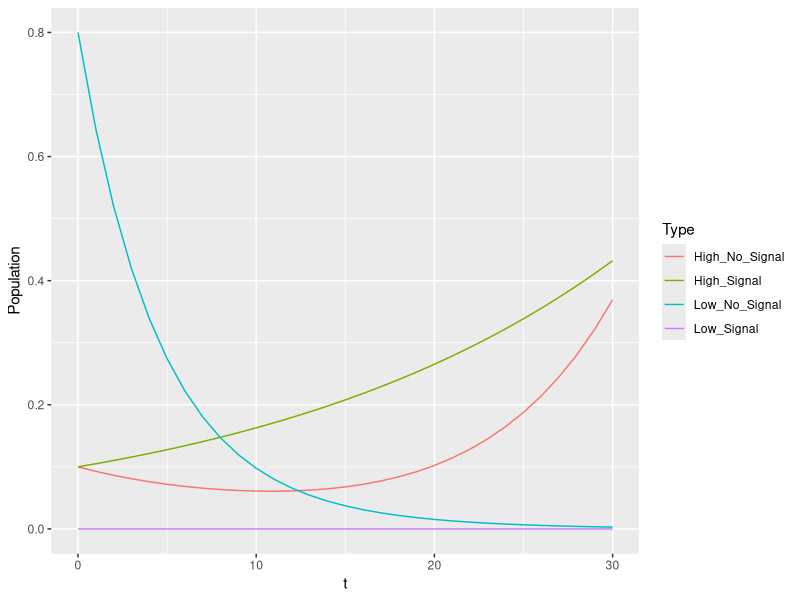
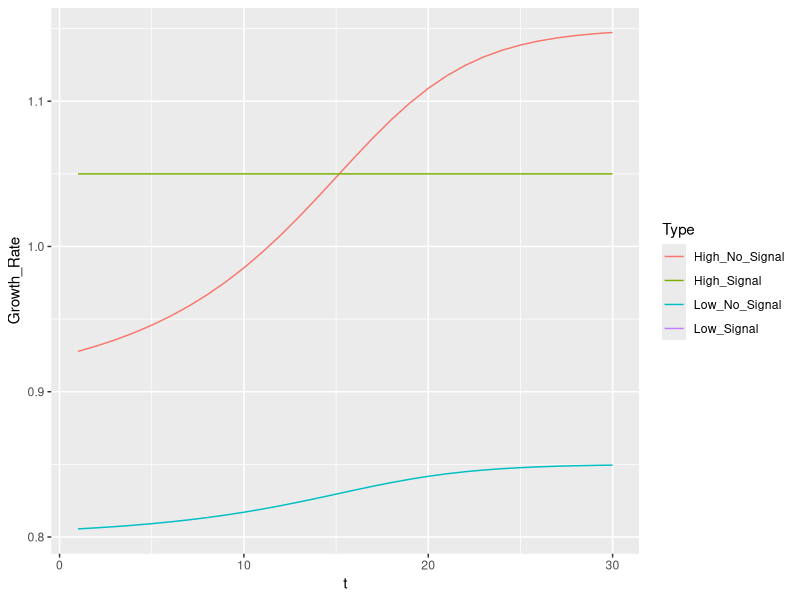
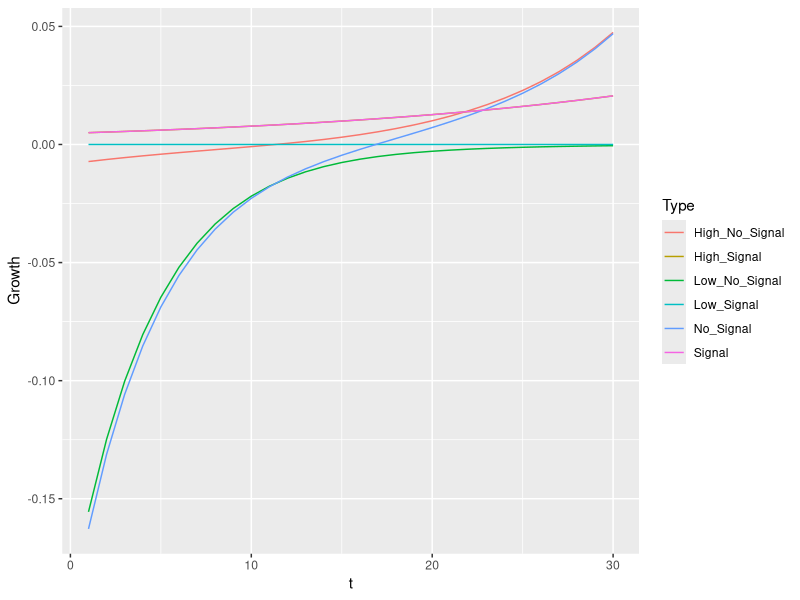
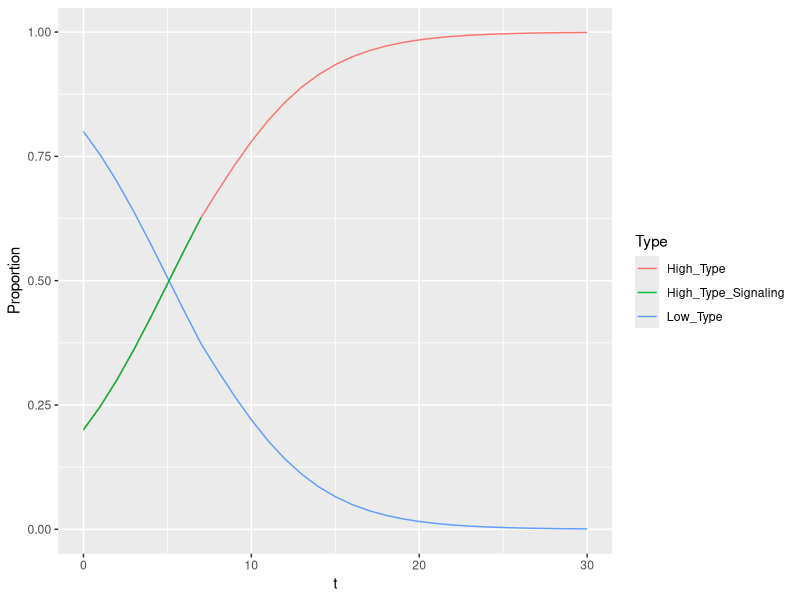
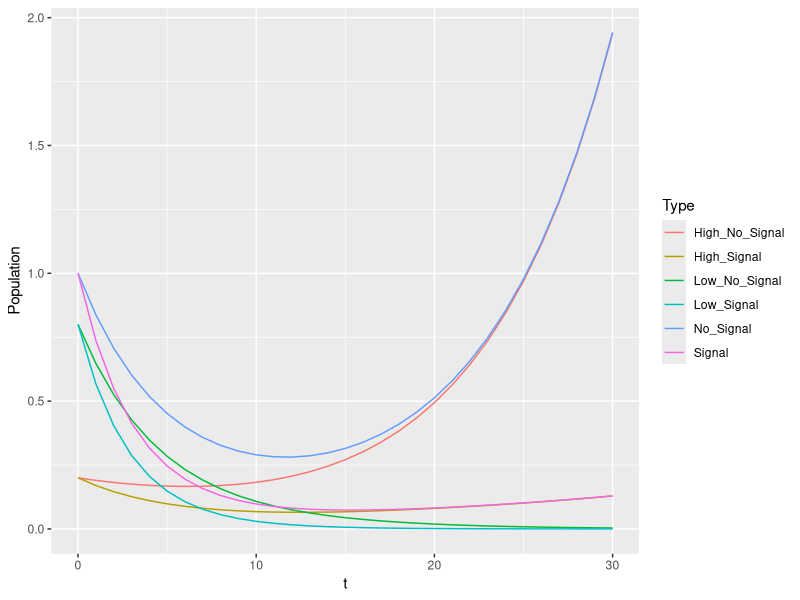
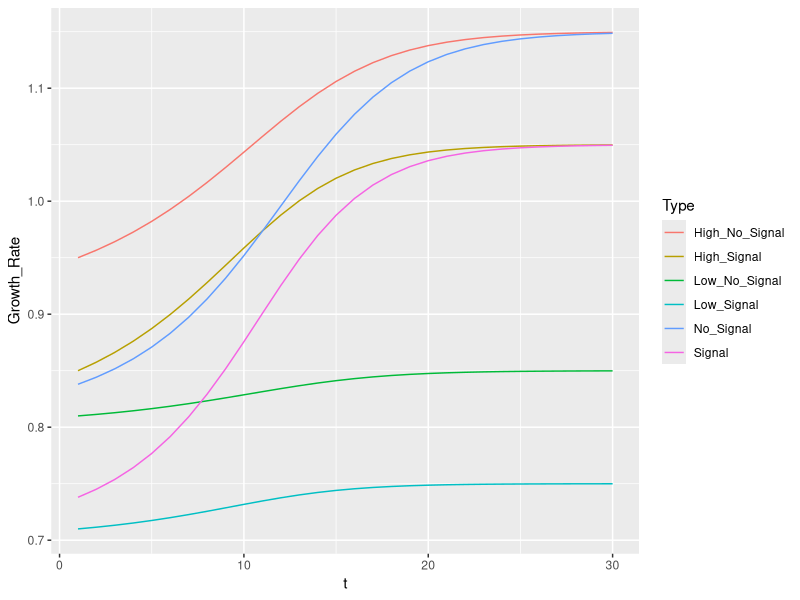
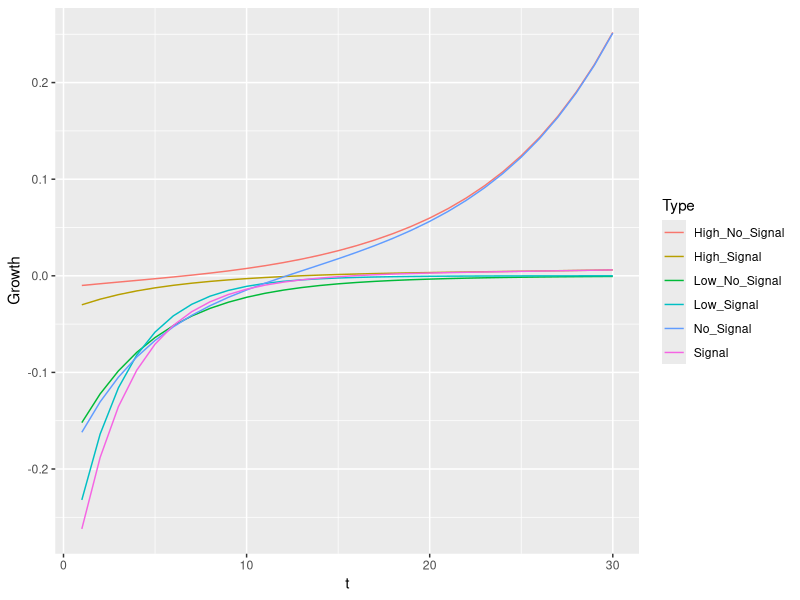
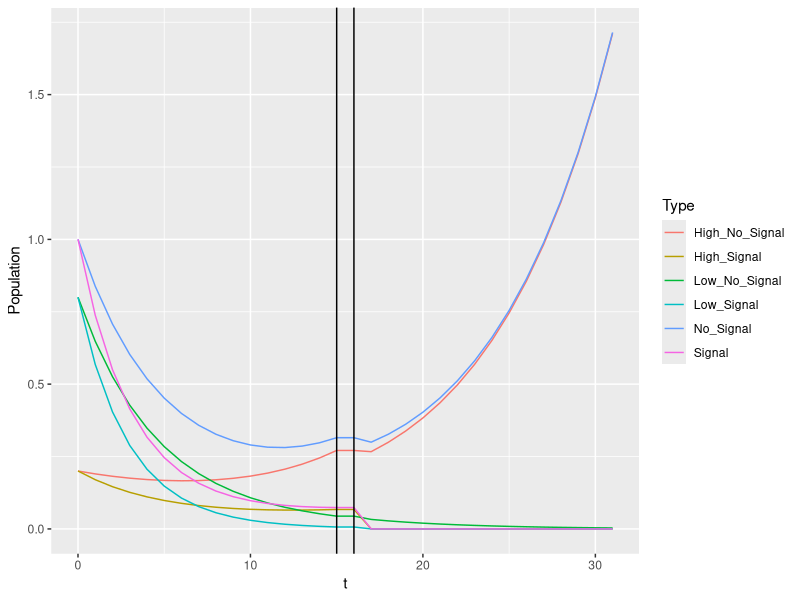

Reproduce these figures in R, in order.
library("tidyverse", "shiny", "stringr")

time = 30
vHH =1.15
vHL = .9
vLH = .85
vLL = .8
K = .1
ratio = .2
ratio_l = 0
ratio_h = .5
pop_grow = "Unbounded exponential growth"
#"Fixed population", "Unbounded exponential growth", "Logistic growth to capacity"
join_scenario = "Fight"
#"Fight", "Merge"
start = 5
beta = .2


evo = function(ratio, ratio_h, ratio_l, vHH, vHL, vLH, vLL, K, time, pop_grow){
  H_N = (1-ratio_h)*ratio
  H_S = ratio_h*ratio
  L_N = (1-ratio_l)*(1-ratio)
  L_S = ratio_l*(1-ratio)
  pop = data.frame(H_N,H_S,L_N,L_S)
  SHH = max(vHH - K, 0)
  SHL = max(vHL - K, 0)
  SLH = max(vLH - K, 0)
  SLL = max(vLL - K, 0)
  payoffs = data.frame(vHH,vHL,vLH,vLL,SHH,SHL,SLH,SLL)
  expected_payoffs = data.frame()
  for(i in 1:time){
    H_N = as.numeric(tail(pop,1)[1])
    H_S = as.numeric(tail(pop,1)[2])
    L_N = as.numeric(tail(pop,1)[3])
    L_S = as.numeric(tail(pop,1)[4])
    S_H = if(H_S+L_S>0){
      H_S/(H_S+L_S)} else {0}
    S_L = 1-S_H
    N_H = if(H_N+L_N>0){
      H_N/(H_N+L_N)} else {0}
    N_L = 1-N_H
    H_N_P = H_N*(N_H*as.numeric(payoffs[1])+N_L*as.numeric(payoffs[2]))
    H_S_P = H_S*(S_H*as.numeric(payoffs[5])+S_L*as.numeric(payoffs[6]))
    L_N_P = L_N*(N_H*as.numeric(payoffs[3])+N_L*as.numeric(payoffs[4]))
    L_S_P = L_S*(S_H*as.numeric(payoffs[7])+S_L*as.numeric(payoffs[8]))
    if (pop_grow == "Fixed population"){
      Total_P = H_N_P+H_S_P+L_N_P+L_S_P
      expected_payoffs1 = data.frame(High_No_Signal = H_N_P/(H_N*Total_P), High_Signal = H_S_P/(H_S*Total_P), Low_No_Signal = L_N_P/(L_N*Total_P), Low_Signal = L_S_P/(L_S*Total_P))
      H_N = H_N_P/Total_P
      H_S = H_S_P/Total_P
      L_N = L_N_P/Total_P
      L_S = L_S_P/Total_P
    }
    if (pop_grow == "Unbounded exponential growth") {
      expected_payoffs1 = data.frame(High_No_Signal = H_N_P/H_N, High_Signal = H_S_P/H_S, Low_No_Signal = L_N_P/L_N, Low_Signal = L_S_P/L_S)
      H_N = H_N_P
      H_S = H_S_P
      L_N = L_N_P
      L_S = L_S_P
    }
    pop1 = data.frame(H_N,H_S,L_N,L_S)
    pop = rbind(pop, pop1)
    expected_payoffs = rbind(expected_payoffs, expected_payoffs1)
  }
  
  growth = pop[2:(time+1),]-pop[1:time,]
  growth = growth %>%
    rename(High_No_Signal = H_N,
           High_Signal = H_S,
           Low_No_Signal = L_N,
           Low_Signal = L_S) %>%
    mutate(t = 1:time,
           Signal = High_Signal + Low_Signal,
           No_Signal = High_No_Signal + Low_No_Signal) %>%
    gather("No_Signal", "High_No_Signal", "Low_No_Signal", "Signal", "High_Signal", "Low_Signal", key = Type, value = "Growth")
  
  pop = pop %>%
    rename(High_No_Signal = H_N,
           High_Signal = H_S,
           Low_No_Signal = L_N,
           Low_Signal = L_S) %>%
    mutate(t = 0:time) %>%
    gather("High_No_Signal", "Low_No_Signal", "High_Signal", "Low_Signal", key = Type, value = "Population")
  
  expected_payoffs = expected_payoffs %>%
    mutate(t = 1:time) %>%
    gather("High_No_Signal", "Low_No_Signal", "High_Signal", "Low_Signal", key = Type, value = "Growth_Rate")
  list(pop, expected_payoffs, growth)
}

pop_evo = evo(ratio, ratio_h, ratio_l, vHH, vHL, vLH, vLL, K, time, pop_grow)[[1]]
rate_evo = evo(ratio, ratio_h, ratio_l, vHH, vHL, vLH, vLL, K, time, pop_grow)[[2]]
grow_evo = evo(ratio, ratio_h, ratio_l, vHH, vHL, vLH, vLL, K, time, pop_grow)[[3]]



ggplot(data = pop_evo, aes(x = t, y = Population, color = Type)) +
  geom_line()

ggplot(data = rate_evo, aes(x = t, y = Growth_Rate, color = Type)) +
  geom_line()

ggplot(data = grow_evo, aes(x = t, y = Growth, color = Type)) +
  geom_line()

evo_elect = function(ratio, vHH, vHL, vLH, vLL, K, time){
  SHH = max(vHH - K, 0)
  SHL = max(vHL - K, 0)
  SLH = max(vLH - K, 0)
  SLL = max(vLL - K, 0)
  payoffs = data.frame(vHH,vHL,vLH,vLL,SHH,SHL,SLH,SLL)
  H = ratio
  L = 1-ratio
  vH = H*vHH+L*vHL
  if(SHH>vH){
    S = 1
  } else {
    S = 0
  }
  pop = data.frame(H,L,S)
  for(i in 1:time){
    H = as.numeric(tail(pop,1)[1])
    L = as.numeric(tail(pop,1)[2])
    vH = H*as.numeric(payoffs[1])+L*as.numeric(payoffs[2])
    if(SHH>vH){
      S = 1
      H_P = H*SHH
    } else {
      S = 0
      H_P = H*vH
    }
    L_P = L*((1-S)*(H*vLH+L*vLL)+S*vLL)
    Total_P = H_P+L_P
    H = H_P/Total_P
    L = L_P/Total_P
    pop1 = data.frame(H,L,S)
    pop = rbind(pop, pop1)
  }
  pop = pop %>%
    rename(High_Type = H,
           Low_Type = L,
           Signal = S) %>%
    mutate(t = 0:time) %>%
    gather("High_Type", "Low_Type", key = Type, value = Proportion)
  pop$Signal[pop$Type=="Low_Type"]=0
  pop$Signal = as.factor(pop$Signal)
  pop
}

pop_evo_elect = evo_elect(ratio, vHH, vHL, vLH, vLL, K, time)

pop_evo_electS = pop_evo_elect %>%
  filter(Signal == 1)
pop_evo_electS$Type = "High_Type_Signaling"

ggplot(data = pop_evo_elect, aes(x = t, y = Proportion, color = Type)) +
  geom_line()+
  geom_line(data = pop_evo_electS, aes(x = t, y = Proportion, color = Type))

evo_apart = function(ratio, vHH, vHL, vLH, vLL, K, time, pop_grow){
  H_N = ratio
  H_S = ratio
  L_N = 1-ratio
  L_S = 1-ratio
  pop = data.frame(H_N,H_S,L_N,L_S)
  SHH = max(vHH - K, 0)
  SHL = max(vHL - K, 0)
  SLH = max(vLH - K, 0)
  SLL = max(vLL - K, 0)
  payoffs = data.frame(vHH,vHL,vLH,vLL,SHH,SHL,SLH,SLL)
  expected_payoffs = data.frame()
  group_payoffs = data.frame()
  for(i in 1:time){
    H_N = as.numeric(tail(pop,1)[1])
    H_S = as.numeric(tail(pop,1)[2])
    L_N = as.numeric(tail(pop,1)[3])
    L_S = as.numeric(tail(pop,1)[4])
    S_H = if(H_S+L_S>0){
      H_S/(H_S+L_S)} else {0}
    S_L = 1-S_H
    N_H = if(H_N+L_N>0){
      H_N/(H_N+L_N)} else {0}
    N_L = 1-N_H
    H_N_P = H_N*(N_H*as.numeric(payoffs[1])+N_L*as.numeric(payoffs[2]))
    H_S_P = H_S*(S_H*as.numeric(payoffs[5])+S_L*as.numeric(payoffs[6]))
    L_N_P = L_N*(N_H*as.numeric(payoffs[3])+N_L*as.numeric(payoffs[4]))
    L_S_P = L_S*(S_H*as.numeric(payoffs[7])+S_L*as.numeric(payoffs[8]))
    if (pop_grow == "Fixed population"){
      Total_N_P = H_N_P+L_N_P
      Total_S_P = H_S_P+L_S_P
      expected_payoffs1 = data.frame(High_No_Signal = H_N_P/(H_N*Total_N_P), High_Signal = H_S_P/(H_S*Total_S_P), Low_No_Signal = L_N_P/(L_N*Total_N_P), Low_Signal = L_S_P/(L_S*Total_S_P))
      H_N = H_N_P/Total_N_P
      H_S = H_S_P/Total_S_P
      L_N = L_N_P/Total_N_P
      L_S = L_S_P/Total_S_P
    }
    if (pop_grow == "Unbounded exponential growth") {
      expected_payoffs1 = data.frame(High_No_Signal = H_N_P/H_N, High_Signal = H_S_P/H_S, Low_No_Signal = L_N_P/L_N, Low_Signal = L_S_P/L_S)
      H_N = H_N_P
      H_S = H_S_P
      L_N = L_N_P
      L_S = L_S_P
    }
    pop1 = data.frame(H_N,H_S,L_N,L_S)
    pop = rbind(pop, pop1)
    group_payoffs1 = data.frame(No_Signal = expected_payoffs1[[1]]*N_H + expected_payoffs1[[3]]*N_L, Signal = expected_payoffs1[[2]]*S_H + expected_payoffs1[[4]]*S_L)
    group_payoffs = rbind(group_payoffs, group_payoffs1)
    expected_payoffs = rbind(expected_payoffs, expected_payoffs1)
  }
  growth = pop[2:(time+1),]-pop[1:time,]
  growth = growth %>%
    rename(High_No_Signal = H_N,
           High_Signal = H_S,
           Low_No_Signal = L_N,
           Low_Signal = L_S) %>%
    mutate(t = 1:time,
           Signal = High_Signal + Low_Signal,
           No_Signal = High_No_Signal + Low_No_Signal) %>%
    gather("No_Signal", "High_No_Signal", "Low_No_Signal", "Signal", "High_Signal", "Low_Signal", key = Type, value = "Growth")
  
  pop = pop %>%
    rename(High_No_Signal = H_N,
           High_Signal = H_S,
           Low_No_Signal = L_N,
           Low_Signal = L_S) %>%
    mutate(t = 0:time,
           Signal = High_Signal + Low_Signal,
           No_Signal = High_No_Signal + Low_No_Signal) %>%
    gather("No_Signal", "High_No_Signal", "Low_No_Signal", "Signal", "High_Signal", "Low_Signal", key = Type, value = "Population")
  
  expected_payoffs = cbind(expected_payoffs,group_payoffs)
  expected_payoffs = expected_payoffs %>%
    mutate(t = 1:time) %>%
    gather("No_Signal", "High_No_Signal", "Low_No_Signal", "Signal", "High_Signal", "Low_Signal", key = Type, value = "Growth_Rate")
  list(pop, expected_payoffs, growth)
}

pop_evo_A = evo_apart(ratio, vHH, vHL, vLH, vLL, K, time, pop_grow)[[1]]
rate_evo_A = evo_apart(ratio, vHH, vHL, vLH, vLL, K, time, pop_grow)[[2]]
grow_evo_A = evo_apart(ratio, vHH, vHL, vLH, vLL, K, time, pop_grow)[[3]]

ggplot(data = pop_evo_A, aes(x = t, y = Population, color = Type)) +
  geom_line()

ggplot(data = rate_evo_A, aes(x = t, y = Growth_Rate, color = Type))+
  geom_line()

ggplot(data = grow_evo_A, aes(x = t, y = Growth, color = Type))+
  geom_line()

evo_join = function(ratio, vHH, vHL, vLH, vLL, K, time, pop_grow, join_scenario){
  H_N = ratio
  H_S = ratio
  L_N = 1-ratio
  L_S = 1-ratio
  pop = data.frame(H_N,H_S,L_N,L_S)
  SHH = max(vHH - K, 0)
  SHL = max(vHL - K, 0)
  SLH = max(vLH - K, 0)
  SLL = max(vLL - K, 0)
  payoffs = data.frame(vHH,vHL,vLH,vLL,SHH,SHL,SLH,SLL)
  expected_payoffs = data.frame()
  group_payoffs = data.frame()
  for(i in 1:ceiling(time/2)){
    H_N = as.numeric(tail(pop,1)[1])
    H_S = as.numeric(tail(pop,1)[2])
    L_N = as.numeric(tail(pop,1)[3])
    L_S = as.numeric(tail(pop,1)[4])
    S_H = if(H_S+L_S>0){
      H_S/(H_S+L_S)} else {0}
    S_L = 1-S_H
    N_H = if(H_N+L_N>0){
      H_N/(H_N+L_N)} else {0}
    N_L = 1-N_H
    H_N_P = H_N*(N_H*as.numeric(payoffs[1])+N_L*as.numeric(payoffs[2]))
    H_S_P = H_S*(S_H*as.numeric(payoffs[5])+S_L*as.numeric(payoffs[6]))
    L_N_P = L_N*(N_H*as.numeric(payoffs[3])+N_L*as.numeric(payoffs[4]))
    L_S_P = L_S*(S_H*as.numeric(payoffs[7])+S_L*as.numeric(payoffs[8]))
    if (pop_grow == "Fixed population"){
      Total_N_P = H_N_P+L_N_P
      Total_S_P = H_S_P+L_S_P
      expected_payoffs1 = data.frame(High_No_Signal = H_N_P/(H_N*Total_N_P), High_Signal = H_S_P/(H_S*Total_S_P), Low_No_Signal = L_N_P/(L_N*Total_N_P), Low_Signal = L_S_P/(L_S*Total_S_P))
      H_N = H_N_P/Total_N_P
      H_S = H_S_P/Total_S_P
      L_N = L_N_P/Total_N_P
      L_S = L_S_P/Total_S_P
    }
    if (pop_grow == "Unbounded exponential growth") {
      expected_payoffs1 = data.frame(High_No_Signal = H_N_P/H_N, High_Signal = H_S_P/H_S, Low_No_Signal = L_N_P/L_N, Low_Signal = L_S_P/L_S)
      H_N = H_N_P
      H_S = H_S_P
      L_N = L_N_P
      L_S = L_S_P
    }
    pop1 = data.frame(H_N,H_S,L_N,L_S)
    pop = rbind(pop, pop1)
    group_payoffs1 = data.frame(No_Signal = expected_payoffs1[[1]]*N_H + expected_payoffs1[[3]]*N_L, Signal = expected_payoffs1[[2]]*S_H + expected_payoffs1[[4]]*S_L)
    group_payoffs = rbind(group_payoffs, group_payoffs1)
    expected_payoffs = rbind(expected_payoffs, expected_payoffs1)
  }
  if (join_scenario == "Merge"){
    if (pop_grow == "Fixed population"){
      pop1 = pop1/2
      pop = rbind(pop,pop1)
      group_payoffs1 = group_payoffs1/2
      group_payoffs = rbind(group_payoffs, group_payoffs1)
      expected_payoffs1 = expected_payoffs1/2
      expected_payoffs = rbind(expected_payoffs, expected_payoffs1)
      for(i in (ceiling(time/2)+1):time){
        H_N = as.numeric(tail(pop,1)[1])
        H_S = as.numeric(tail(pop,1)[2])
        L_N = as.numeric(tail(pop,1)[3])
        L_S = as.numeric(tail(pop,1)[4])
        S_H = if(H_S+L_S>0){
          H_S/(H_S+L_S)} else {0}
        S_L = 1-S_H
        N_H = if(H_N+L_N>0){
          H_N/(H_N+L_N)} else {0}
        N_L = 1-N_H
        H_N_P = H_N*(N_H*as.numeric(payoffs[1])+N_L*as.numeric(payoffs[2]))
        H_S_P = H_S*(S_H*as.numeric(payoffs[5])+S_L*as.numeric(payoffs[6]))
        L_N_P = L_N*(N_H*as.numeric(payoffs[3])+N_L*as.numeric(payoffs[4]))
        L_S_P = L_S*(S_H*as.numeric(payoffs[7])+S_L*as.numeric(payoffs[8]))
        Total_P = H_N_P+L_N_P+H_S_P+L_S_P
        expected_payoffs1 = data.frame(High_No_Signal = H_N_P/(H_N*Total_P), High_Signal = H_S_P/(H_S*Total_P), Low_No_Signal = L_N_P/(L_N*Total_P), Low_Signal = L_S_P/(L_S*Total_P))
        H_N = H_N_P/Total_P
        H_S = H_S_P/Total_P
        L_N = L_N_P/Total_P
        L_S = L_S_P/Total_P
        pop1 = data.frame(H_N,H_S,L_N,L_S)
        pop = rbind(pop, pop1)
        group_payoffs1 = data.frame(No_Signal = expected_payoffs1[[1]]*N_H + expected_payoffs1[[3]]*N_L, Signal = expected_payoffs1[[2]]*S_H + expected_payoffs1[[4]]*S_L)
        group_payoffs = rbind(group_payoffs, group_payoffs1)
        expected_payoffs = rbind(expected_payoffs, expected_payoffs1)
      }
    }
    if (pop_grow == "Unbounded exponential growth"){
      pop = rbind(pop,pop1)
      group_payoffs = rbind(group_payoffs, group_payoffs1)
      expected_payoffs = rbind(expected_payoffs, expected_payoffs1)
      for(i in (ceiling(time/2)+1):time){
        H_N = as.numeric(tail(pop,1)[1])
        H_S = as.numeric(tail(pop,1)[2])
        L_N = as.numeric(tail(pop,1)[3])
        L_S = as.numeric(tail(pop,1)[4])
        S_H = if(H_S+L_S>0){
          H_S/(H_S+L_S)} else {0}
        S_L = 1-S_H
        N_H = if(H_N+L_N>0){
          H_N/(H_N+L_N)} else {0}
        N_L = 1-N_H
        H_N_P = H_N*(N_H*as.numeric(payoffs[1])+N_L*as.numeric(payoffs[2]))
        H_S_P = H_S*(S_H*as.numeric(payoffs[5])+S_L*as.numeric(payoffs[6]))
        L_N_P = L_N*(N_H*as.numeric(payoffs[3])+N_L*as.numeric(payoffs[4]))
        L_S_P = L_S*(S_H*as.numeric(payoffs[7])+S_L*as.numeric(payoffs[8]))
        expected_payoffs1 = data.frame(High_No_Signal = H_N_P/H_N, High_Signal = H_S_P/H_S, Low_No_Signal = L_N_P/L_N, Low_Signal = L_S_P/L_S)
        H_N = H_N_P
        H_S = H_S_P
        L_N = L_N_P
        L_S = L_S_P
        pop1 = data.frame(H_N,H_S,L_N,L_S)
        pop = rbind(pop, pop1)
        group_payoffs1 = data.frame(No_Signal = expected_payoffs1[[1]]*N_H + expected_payoffs1[[3]]*N_L, Signal = expected_payoffs1[[2]]*S_H + expected_payoffs1[[4]]*S_L)
        group_payoffs = rbind(group_payoffs, group_payoffs1)
        expected_payoffs = rbind(expected_payoffs, expected_payoffs1)
      }
    }
  }
  if (join_scenario == "Fight"){
    if (pop_grow == "Fixed population"){
      pop1 = pop1/2
      pop = rbind(pop,pop1)
      group_payoffs1 = group_payoffs1/2
      group_payoffs = rbind(group_payoffs, group_payoffs1)
      expected_payoffs1 = expected_payoffs1/2
      expected_payoffs = rbind(expected_payoffs, expected_payoffs1)
      for(i in (ceiling(time/2)+1):time){
        H_N = as.numeric(tail(pop,1)[1])
        H_S = as.numeric(tail(pop,1)[2])
        L_N = as.numeric(tail(pop,1)[3])
        L_S = as.numeric(tail(pop,1)[4])
        #Fight where each kills .5 of other group
        S_D = (H_S+L_S)*.5
        N_D = (H_N+L_N)*.5
        S_H = if(H_S+L_S>0){
          H_S/(H_S+L_S)} else {0}
        S_L = 1-S_H
        N_H = if(H_N+L_N>0){
          H_N/(H_N+L_N)} else {0}
        N_L = 1-N_H
        H_N = max(H_N-S_D*N_H,0)
        H_S = max(H_S-N_D*S_H,0)
        L_N = max(L_N-S_D*N_L,0)
        L_S = max(L_S-N_D*S_L,0)
        #Reproduce
        S_H = if(H_S+L_S>0){
          H_S/(H_S+L_S)} else {0}
        S_L = 1-S_H
        N_H = if(H_N+L_N>0){
          H_N/(H_N+L_N)} else {0}
        N_L = 1-N_H
        H_N_P = H_N*(N_H*as.numeric(payoffs[1])+N_L*as.numeric(payoffs[2]))
        H_S_P = H_S*(S_H*as.numeric(payoffs[5])+S_L*as.numeric(payoffs[6]))
        L_N_P = L_N*(N_H*as.numeric(payoffs[3])+N_L*as.numeric(payoffs[4]))
        L_S_P = L_S*(S_H*as.numeric(payoffs[7])+S_L*as.numeric(payoffs[8]))
        Total_P = H_N_P+L_N_P+H_S_P+L_S_P
        expected_payoffs1 = data.frame(High_No_Signal = H_N_P/(H_N*Total_P), High_Signal = H_S_P/(H_S*Total_P), Low_No_Signal = L_N_P/(L_N*Total_P), Low_Signal = L_S_P/(L_S*Total_P))
        H_N = H_N_P/Total_P
        H_S = H_S_P/Total_P
        L_N = L_N_P/Total_P
        L_S = L_S_P/Total_P
        pop1 = data.frame(H_N,H_S,L_N,L_S)
        pop = rbind(pop, pop1)
        group_payoffs1 = data.frame(No_Signal = expected_payoffs1[[1]]*N_H + expected_payoffs1[[3]]*N_L, Signal = expected_payoffs1[[2]]*S_H + expected_payoffs1[[4]]*S_L)
        group_payoffs = rbind(group_payoffs, group_payoffs1)
        expected_payoffs = rbind(expected_payoffs, expected_payoffs1)
      }
    }
    if (pop_grow == "Unbounded exponential growth"){
      pop = rbind(pop,pop1)
      group_payoffs = rbind(group_payoffs, group_payoffs1)
      expected_payoffs = rbind(expected_payoffs, expected_payoffs1)
      for(i in (ceiling(time/2)+1):time){
        H_N = as.numeric(tail(pop,1)[1])
        H_S = as.numeric(tail(pop,1)[2])
        L_N = as.numeric(tail(pop,1)[3])
        L_S = as.numeric(tail(pop,1)[4])
        #Fight where each kills .5 of other group
        S_D = (H_S+L_S)*.5
        N_D = (H_N+L_N)*.5
        S_H = if(H_S+L_S>0){
          H_S/(H_S+L_S)} else {0}
        S_L = 1-S_H
        N_H = if(H_N+L_N>0){
          H_N/(H_N+L_N)} else {0}
        N_L = 1-N_H
        H_N = max(H_N-S_D*N_H,0)
        H_S = max(H_S-N_D*S_H,0)
        L_N = max(L_N-S_D*N_L,0)
        L_S = max(L_S-N_D*S_L,0)
        #Reproduce
        S_H = if(H_S+L_S>0){
          H_S/(H_S+L_S)} else {0}
        S_L = 1-S_H
        N_H = if(H_N+L_N>0){
          H_N/(H_N+L_N)} else {0}
        N_L = 1-N_H
        H_N_P = H_N*(N_H*as.numeric(payoffs[1])+N_L*as.numeric(payoffs[2]))
        H_S_P = H_S*(S_H*as.numeric(payoffs[5])+S_L*as.numeric(payoffs[6]))
        L_N_P = L_N*(N_H*as.numeric(payoffs[3])+N_L*as.numeric(payoffs[4]))
        L_S_P = L_S*(S_H*as.numeric(payoffs[7])+S_L*as.numeric(payoffs[8]))
        expected_payoffs1 = data.frame(High_No_Signal = H_N_P/H_N, High_Signal = H_S_P/H_S, Low_No_Signal = L_N_P/L_N, Low_Signal = L_S_P/L_S)
        H_N = H_N_P
        H_S = H_S_P
        L_N = L_N_P
        L_S = L_S_P
        pop1 = data.frame(H_N,H_S,L_N,L_S)
        pop = rbind(pop, pop1)
        group_payoffs1 = data.frame(No_Signal = expected_payoffs1[[1]]*N_H + expected_payoffs1[[3]]*N_L, Signal = expected_payoffs1[[2]]*S_H + expected_payoffs1[[4]]*S_L)
        group_payoffs = rbind(group_payoffs, group_payoffs1)
        expected_payoffs = rbind(expected_payoffs, expected_payoffs1)
      }
    }
  }
  growth = pop[2:(time+2),]-pop[1:(time+1),]
  growth[ceiling(time/2)+1,]=NA
  growth = growth %>%
    rename(High_No_Signal = H_N,
           High_Signal = H_S,
           Low_No_Signal = L_N,
           Low_Signal = L_S) %>%
    mutate(t = 1:(time+1),
           Signal = High_Signal + Low_Signal,
           No_Signal = High_No_Signal + Low_No_Signal) %>%
    gather("No_Signal", "High_No_Signal", "Low_No_Signal", "Signal", "High_Signal", "Low_Signal", key = Type, value = "Growth")
  
  pop = pop %>%
    rename(High_No_Signal = H_N,
           High_Signal = H_S,
           Low_No_Signal = L_N,
           Low_Signal = L_S) %>%
    mutate(t = 0:(time+1),
           Signal = High_Signal + Low_Signal,
           No_Signal = High_No_Signal + Low_No_Signal) %>%
    gather("No_Signal", "High_No_Signal", "Low_No_Signal", "Signal", "High_Signal", "Low_Signal", key = Type, value = "Population")
  
  expected_payoffs = cbind(expected_payoffs,group_payoffs)
  expected_payoffs[ceiling(time/2)+1,]=NA
  expected_payoffs = expected_payoffs %>%
    mutate(t = 1:(time+1)) %>%
    gather("No_Signal", "High_No_Signal", "Low_No_Signal", "Signal", "High_Signal", "Low_Signal", key = Type, value = "Growth_Rate")
  list(pop, expected_payoffs, growth)
}

test=evo_join(ratio, vHH, vHL, vLH, vLL, K, time, pop_grow, join_scenario)


ggplot(data = test[[1]], aes(x = t, y = Population, color = Type)) +
  geom_line()+
  geom_vline(xintercept = ceiling(time/2))+
  geom_vline(xintercept = ceiling(time/2)+1)

ggplot(data = test[[2]], aes(x = t, y = Growth_Rate, color = Type)) +
  geom_line()+
  geom_vline(xintercept = ceiling(time/2))+
  geom_vline(xintercept = ceiling(time/2)+2)

ggplot(data = test[[3]], aes(x = t, y = Growth, color = Type)) +
  geom_line()+
  geom_vline(xintercept = ceiling(time/2))+
  geom_vline(xintercept = ceiling(time/2)+2)

evo_apart_high = function(ratio, vHH, vHL, vLH, vLL, K, time, pop_grow){
  H_N = ratio
  H_S = ratio
  L_N = 1-ratio
  L_S = 1-ratio
  pop = data.frame(H_N,H_S,L_N,L_S)
  SHH = max(vHH - K, 0)
  SHL = max(vHL - K, 0)
  SLH = max(vLH - K, 0)
  SLL = max(vLL - K, 0)
  payoffs = data.frame(vHH,vHL,vLH,vLL,SHH,SHL,SLH,SLL)
  expected_payoffs = data.frame()
  group_payoffs = data.frame()
  for(i in 1:time){
    H_N = as.numeric(tail(pop,1)[1])
    H_S = as.numeric(tail(pop,1)[2])
    L_N = as.numeric(tail(pop,1)[3])
    L_S = as.numeric(tail(pop,1)[4])
    S_H = if(H_S+L_S>0){
      H_S/(H_S+L_S)} else {0}
    S_L = 1-S_H
    N_H = if(H_N+L_N>0){
      H_N/(H_N+L_N)} else {0}
    N_L = 1-N_H
    H_N_P = H_N*(N_H*as.numeric(payoffs[1])+N_L*as.numeric(payoffs[2]))
    H_S_P = SHH*H_S
    L_N_P = L_N*(N_H*as.numeric(payoffs[3])+N_L*as.numeric(payoffs[4]))
    L_S_P = vLL*L_S
    if (pop_grow == "Fixed population"){
      Total_N_P = H_N_P+L_N_P
      Total_S_P = H_S_P+L_S_P
      expected_payoffs1 = data.frame(High_No_Signal = H_N_P/(H_N*Total_N_P), High_Signal = H_S_P/(H_S*Total_S_P), Low_No_Signal = L_N_P/(L_N*Total_N_P), Low_Signal = L_S_P/(L_S*Total_S_P))
      H_N = H_N_P/Total_N_P
      H_S = H_S_P/Total_S_P
      L_N = L_N_P/Total_N_P
      L_S = L_S_P/Total_S_P
    }
    if (pop_grow == "Unbounded exponential growth") {
      expected_payoffs1 = data.frame(High_No_Signal = H_N_P/H_N, High_Signal = H_S_P/H_S, Low_No_Signal = L_N_P/L_N, Low_Signal = L_S_P/L_S)
      H_N = H_N_P
      H_S = H_S_P
      L_N = L_N_P
      L_S = L_S_P
    }
    pop1 = data.frame(H_N,H_S,L_N,L_S)
    pop = rbind(pop, pop1)
    group_payoffs1 = data.frame(No_Signal = expected_payoffs1[[1]]*N_H + expected_payoffs1[[3]]*N_L, Signal = expected_payoffs1[[2]]*S_H + expected_payoffs1[[4]]*S_L)
    group_payoffs = rbind(group_payoffs, group_payoffs1)
    expected_payoffs = rbind(expected_payoffs, expected_payoffs1)
  }
  growth = pop[2:(time+1),]-pop[1:time,]
  growth = growth %>%
    rename(High_No_Signal = H_N,
           High_Signal = H_S,
           Low_No_Signal = L_N,
           Low_Signal = L_S) %>%
    mutate(t = 1:time,
           Signal = High_Signal + Low_Signal,
           No_Signal = High_No_Signal + Low_No_Signal) %>%
    gather("No_Signal", "High_No_Signal", "Low_No_Signal", "Signal", "High_Signal", "Low_Signal", key = Type, value = "Growth")
  
  pop = pop %>%
    rename(High_No_Signal = H_N,
           High_Signal = H_S,
           Low_No_Signal = L_N,
           Low_Signal = L_S) %>%
    mutate(t = 0:time,
           Signal = High_Signal + Low_Signal,
           No_Signal = High_No_Signal + Low_No_Signal) %>%
    gather("No_Signal", "High_No_Signal", "Low_No_Signal", "Signal", "High_Signal", "Low_Signal", key = Type, value = "Population")
  
  expected_payoffs = cbind(expected_payoffs,group_payoffs)
  expected_payoffs = expected_payoffs %>%
    mutate(t = 1:time) %>%
    gather("No_Signal", "High_No_Signal", "Low_No_Signal", "Signal", "High_Signal", "Low_Signal", key = Type, value = "Growth_Rate")
  list(pop, expected_payoffs, growth)
}

pop_evo_A_H = evo_apart_high(ratio, vHH, vHL, vLH, vLL, K, time,pop_grow)[[1]]
rate_evo_A_H = evo_apart_high(ratio, vHH, vHL, vLH, vLL, K, time, pop_grow)[[2]]
grow_evo_A_H = evo_apart_high(ratio, vHH, vHL, vLH, vLL, K, time, pop_grow)[[3]]

ggplot(data = pop_evo_A_H, aes(x = t, y = Population, color = Type)) +
  geom_line()

ggplot(data = rate_evo_A_H, aes(x = t, y = Growth_Rate, color = Type))+
  geom_line()

ggplot(data = grow_evo_A_H, aes(x = t, y = Growth, color = Type))+
  geom_line()

evo_join_high = function(ratio, vHH, vHL, vLH, vLL, K, time, pop_grow, join_scenario, beta, start){
  H_N = ratio
  H_S = ratio
  L_N = 1-ratio
  L_S = 1-ratio
  pop = data.frame(H_N,H_S,L_N,L_S)
  SHH = max(vHH - K, 0)
  SHL = max(vHL - K, 0)
  SLH = max(vLH - K, 0)
  SLL = max(vLL - K, 0)
  payoffs = data.frame(vHH,vHL,vLH,vLL,SHH,SHL,SLH,SLL)
  expected_payoffs = data.frame()
  group_payoffs = data.frame()
  if (start != 1){
    for(i in 1:(start-1)){
      H_N = as.numeric(tail(pop,1)[1])
      H_S = as.numeric(tail(pop,1)[2])
      L_N = as.numeric(tail(pop,1)[3])
      L_S = as.numeric(tail(pop,1)[4])
      S_H = if(H_S+L_S>0){
        H_S/(H_S+L_S)} else {0}
      S_L = 1-S_H
      N_H = if(H_N+L_N>0){
        H_N/(H_N+L_N)} else {0}
      N_L = 1-N_H
      H_N_P = H_N*(N_H*as.numeric(payoffs[1])+N_L*as.numeric(payoffs[2]))
      H_S_P = SHH*H_S
      L_N_P = L_N*(N_H*as.numeric(payoffs[3])+N_L*as.numeric(payoffs[4]))
      L_S_P = vLL*L_S
      if (pop_grow == "Fixed population"){
        Total_N_P = H_N_P+L_N_P
        Total_S_P = H_S_P+L_S_P
        expected_payoffs1 = data.frame(High_No_Signal = H_N_P/(H_N*Total_N_P), High_Signal = H_S_P/(H_S*Total_S_P), Low_No_Signal = L_N_P/(L_N*Total_N_P), Low_Signal = L_S_P/(L_S*Total_S_P))
        H_N = H_N_P/Total_N_P
        H_S = H_S_P/Total_S_P
        L_N = L_N_P/Total_N_P
        L_S = L_S_P/Total_S_P
      }
      if (pop_grow == "Unbounded exponential growth") {
        expected_payoffs1 = data.frame(High_No_Signal = H_N_P/H_N, High_Signal = H_S_P/H_S, Low_No_Signal = L_N_P/L_N, Low_Signal = L_S_P/L_S)
        H_N = H_N_P
        H_S = H_S_P
        L_N = L_N_P
        L_S = L_S_P
      }
      pop1 = data.frame(H_N,H_S,L_N,L_S)
      pop = rbind(pop, pop1)
      group_payoffs1 = data.frame(No_Signal = expected_payoffs1[[1]]*N_H + expected_payoffs1[[3]]*N_L, Signal = expected_payoffs1[[2]]*S_H + expected_payoffs1[[4]]*S_L)
      group_payoffs = rbind(group_payoffs, group_payoffs1)
      expected_payoffs = rbind(expected_payoffs, expected_payoffs1)
    }
  }
  if (join_scenario == "Merge"){
    if (pop_grow == "Fixed population"){
      for(i in start:time){
        H_N = as.numeric(tail(pop,1)[1])
        H_S = as.numeric(tail(pop,1)[2])
        L_N = as.numeric(tail(pop,1)[3])
        L_S = as.numeric(tail(pop,1)[4])
        S_H = if(H_S+L_S>0){
          H_S/(H_S+L_S)} else {0}
        S_L = 1-S_H
        N_H = if(H_N+L_N>0){
          H_N/(H_N+L_N)} else {0}
        N_L = 1-N_H
        H_N_P = H_N*(N_H*as.numeric(payoffs[1])+N_L*as.numeric(payoffs[2]))
        H_S_P = H_S*SHH
        L_N_P = L_N*(N_H*as.numeric(payoffs[3])+N_L*as.numeric(payoffs[4]))
        L_S_P = L_S*vLL
        Total_P = H_N_P+L_N_P+H_S_P+L_S_P
        expected_payoffs1 = data.frame(High_No_Signal = H_N_P/(H_N*Total_P), High_Signal = H_S_P/(H_S*Total_P), Low_No_Signal = L_N_P/(L_N*Total_P), Low_Signal = L_S_P/(L_S*Total_P))
        H_N = H_N_P/Total_P
        H_S = H_S_P/Total_P
        L_N = L_N_P/Total_P
        L_S = L_S_P/Total_P
        pop1 = data.frame(H_N,H_S,L_N,L_S)
        pop = rbind(pop, pop1)
        group_payoffs1 = data.frame(No_Signal = expected_payoffs1[[1]]*N_H + expected_payoffs1[[3]]*N_L, Signal = expected_payoffs1[[2]]*S_H + expected_payoffs1[[4]]*S_L)
        group_payoffs = rbind(group_payoffs, group_payoffs1)
        expected_payoffs = rbind(expected_payoffs, expected_payoffs1)
      }
    }
    if (pop_grow == "Unbounded exponential growth"){
      for(i in start:time){
        H_N = as.numeric(tail(pop,1)[1])
        H_S = as.numeric(tail(pop,1)[2])
        L_N = as.numeric(tail(pop,1)[3])
        L_S = as.numeric(tail(pop,1)[4])
        S_H = if(H_S+L_S>0){
          H_S/(H_S+L_S)} else {0}
        S_L = 1-S_H
        N_H = if(H_N+L_N>0){
          H_N/(H_N+L_N)} else {0}
        N_L = 1-N_H
        H_N_P = H_N*(N_H*as.numeric(payoffs[1])+N_L*as.numeric(payoffs[2]))
        H_S_P = H_S*SHH
        L_N_P = L_N*(N_H*as.numeric(payoffs[3])+N_L*as.numeric(payoffs[4]))
        L_S_P = L_S*vLL
        expected_payoffs1 = data.frame(High_No_Signal = H_N_P/H_N, High_Signal = H_S_P/H_S, Low_No_Signal = L_N_P/L_N, Low_Signal = L_S_P/L_S)
        H_N = H_N_P
        H_S = H_S_P
        L_N = L_N_P
        L_S = L_S_P
        pop1 = data.frame(H_N,H_S,L_N,L_S)
        pop = rbind(pop, pop1)
        group_payoffs1 = data.frame(No_Signal = expected_payoffs1[[1]]*N_H + expected_payoffs1[[3]]*N_L, Signal = expected_payoffs1[[2]]*S_H + expected_payoffs1[[4]]*S_L)
        group_payoffs = rbind(group_payoffs, group_payoffs1)
        expected_payoffs = rbind(expected_payoffs, expected_payoffs1)
      }
    }
  }
  if (join_scenario == "Fight"){
    if (pop_grow == "Fixed population"){
      for(i in start:time){
        H_N = as.numeric(tail(pop,1)[1])
        H_S = as.numeric(tail(pop,1)[2])
        L_N = as.numeric(tail(pop,1)[3])
        L_S = as.numeric(tail(pop,1)[4])
        #Fight where each kills beta of other group
        S_D = (H_S+L_S)*beta
        N_D = (H_N+L_N)*beta
        S_H = if(H_S+L_S>0){
          H_S/(H_S+L_S)} else {0}
        S_L = 1-S_H
        N_H = if(H_N+L_N>0){
          H_N/(H_N+L_N)} else {0}
        N_L = 1-N_H
        H_N = max(H_N-S_D*N_H,0)
        H_S = max(H_S-N_D*S_H,0)
        L_N = max(L_N-S_D*N_L,0)
        L_S = max(L_S-N_D*S_L,0)
        #Reproduce
        S_H = if(H_S+L_S>0){
          H_S/(H_S+L_S)} else {0}
        S_L = 1-S_H
        N_H = if(H_N+L_N>0){
          H_N/(H_N+L_N)} else {0}
        N_L = 1-N_H
        H_N_P = H_N*(N_H*as.numeric(payoffs[1])+N_L*as.numeric(payoffs[2]))
        H_S_P = H_S*SHH
        L_N_P = L_N*(N_H*as.numeric(payoffs[3])+N_L*as.numeric(payoffs[4]))
        L_S_P = L_S*vLL
        Total_P = H_N_P+L_N_P+H_S_P+L_S_P
        expected_payoffs1 = data.frame(High_No_Signal = H_N_P/(H_N*Total_P), High_Signal = H_S_P/(H_S*Total_P), Low_No_Signal = L_N_P/(L_N*Total_P), Low_Signal = L_S_P/(L_S*Total_P))
        H_N = H_N_P/Total_P
        H_S = H_S_P/Total_P
        L_N = L_N_P/Total_P
        L_S = L_S_P/Total_P
        pop1 = data.frame(H_N,H_S,L_N,L_S)
        pop = rbind(pop, pop1)
        group_payoffs1 = data.frame(No_Signal = expected_payoffs1[[1]]*N_H + expected_payoffs1[[3]]*N_L, Signal = expected_payoffs1[[2]]*S_H + expected_payoffs1[[4]]*S_L)
        group_payoffs = rbind(group_payoffs, group_payoffs1)
        expected_payoffs = rbind(expected_payoffs, expected_payoffs1)
      }
    }
    if (pop_grow == "Unbounded exponential growth"){
      for(i in start:time){
        H_N = as.numeric(tail(pop,1)[1])
        H_S = as.numeric(tail(pop,1)[2])
        L_N = as.numeric(tail(pop,1)[3])
        L_S = as.numeric(tail(pop,1)[4])
        #Fight where each kills beta of other group
        S_D = (H_S+L_S)*beta
        N_D = (H_N+L_N)*beta
        S_H = if(H_S+L_S>0){
          H_S/(H_S+L_S)} else {0}
        S_L = 1-S_H
        N_H = if(H_N+L_N>0){
          H_N/(H_N+L_N)} else {0}
        N_L = 1-N_H
        H_N = max(H_N-S_D*N_H,0)
        H_S = max(H_S-N_D*S_H,0)
        L_N = max(L_N-S_D*N_L,0)
        L_S = max(L_S-N_D*S_L,0)
        #Reproduce
        S_H = if(H_S+L_S>0){
          H_S/(H_S+L_S)} else {0}
        S_L = 1-S_H
        N_H = if(H_N+L_N>0){
          H_N/(H_N+L_N)} else {0}
        N_L = 1-N_H
        H_N_P = H_N*(N_H*as.numeric(payoffs[1])+N_L*as.numeric(payoffs[2]))
        H_S_P = H_S*SHH
        L_N_P = L_N*(N_H*as.numeric(payoffs[3])+N_L*as.numeric(payoffs[4]))
        L_S_P = L_S*vLL
        expected_payoffs1 = data.frame(High_No_Signal = H_N_P/H_N, High_Signal = H_S_P/H_S, Low_No_Signal = L_N_P/L_N, Low_Signal = L_S_P/L_S)
        H_N = H_N_P
        H_S = H_S_P
        L_N = L_N_P
        L_S = L_S_P
        pop1 = data.frame(H_N,H_S,L_N,L_S)
        pop = rbind(pop, pop1)
        group_payoffs1 = data.frame(No_Signal = expected_payoffs1[[1]]*N_H + expected_payoffs1[[3]]*N_L, Signal = expected_payoffs1[[2]]*S_H + expected_payoffs1[[4]]*S_L)
        group_payoffs = rbind(group_payoffs, group_payoffs1)
        expected_payoffs = rbind(expected_payoffs, expected_payoffs1)
      }
    }
  }
  growth = pop[2:(time+1),]-pop[1:(time),]
  growth = growth %>%
    rename(High_No_Signal = H_N,
           High_Signal = H_S,
           Low_No_Signal = L_N,
           Low_Signal = L_S) %>%
    mutate(t = 1:time,
           Signal = High_Signal + Low_Signal,
           No_Signal = High_No_Signal + Low_No_Signal) %>%
    gather("No_Signal", "High_No_Signal", "Low_No_Signal", "Signal", "High_Signal", "Low_Signal", key = Type, value = "Growth")
  
  pop = pop %>%
    rename(High_No_Signal = H_N,
           High_Signal = H_S,
           Low_No_Signal = L_N,
           Low_Signal = L_S) %>%
    mutate(t = 0:time,
           Signal = High_Signal + Low_Signal,
           No_Signal = High_No_Signal + Low_No_Signal) %>%
    gather("No_Signal", "High_No_Signal", "Low_No_Signal", "Signal", "High_Signal", "Low_Signal", key = Type, value = "Population")
  
  expected_payoffs = cbind(expected_payoffs,group_payoffs)
  expected_payoffs = expected_payoffs %>%
    mutate(t = 1:time) %>%
    gather("No_Signal", "High_No_Signal", "Low_No_Signal", "Signal", "High_Signal", "Low_Signal", key = Type, value = "Growth_Rate")
  list(pop, expected_payoffs, growth)
}

test=evo_join_high(ratio, vHH, vHL, vLH, vLL, K, time, pop_grow, join_scenario, beta, start)


ggplot(data = test[[1]], aes(x = t, y = Population, color = Type)) +
  geom_line()+
  geom_vline(xintercept = ceiling(start))

ggplot(data = test[[2]], aes(x = t, y = Growth_Rate, color = Type)) +
  geom_line()+
  geom_vline(xintercept = ceiling(start))

ggplot(data = test[[3]], aes(x = t, y = Growth, color = Type)) +
  geom_line()+
  geom_vline(xintercept = ceiling(start))

regions = function(ratio, vHH, vHL, vLH, vLL, K, time, pop_grow, beta, start){
  #create a few graphs showing which group will survive the competition under different paramaters
  #first: K and start
  Klow = round(max(vLH-vLL,0),2)
  Khigh = round(vHH-vHL,2)
  Krange = seq(from = Klow, to = Khigh, by = .01)
  startrange = seq(from = 1, to = time, by = 1)
  SKregion=tibble(start = rep(startrange,length(Krange)), K = rep(Krange,each = length(startrange)), result = "")
  for(Kvar in Krange){
    j = match(Kvar,Krange)
    H_N = ratio
    H_S = ratio
    L_N = 1-ratio
    L_S = 1-ratio
    pop = data.frame(H_N,H_S,L_N,L_S)
    SHH = max(vHH - Kvar, 0)
    SHL = max(vHL - Kvar, 0)
    SLH = max(vLH - Kvar, 0)
    SLL = max(vLL - Kvar, 0)
    payoffs = data.frame(vHH,vHL,vLH,vLL,SHH,SHL,SLH,SLL)
    if (time != 1){
      for(i in 1:(time-1)){
        H_N = as.numeric(tail(pop,1)[1])
        H_S = as.numeric(tail(pop,1)[2])
        L_N = as.numeric(tail(pop,1)[3])
        L_S = as.numeric(tail(pop,1)[4])
        S_H = if(H_S+L_S>0){
          H_S/(H_S+L_S)} else {0}
        S_L = 1-S_H
        N_H = if(H_N+L_N>0){
          H_N/(H_N+L_N)} else {0}
        N_L = 1-N_H
        H_N_P = H_N*(N_H*as.numeric(payoffs[1])+N_L*as.numeric(payoffs[2]))
        H_S_P = SHH*H_S
        L_N_P = L_N*(N_H*as.numeric(payoffs[3])+N_L*as.numeric(payoffs[4]))
        L_S_P = vLL*L_S
        if (pop_grow == "Fixed population"){
          Total_N_P = H_N_P+L_N_P
          Total_S_P = H_S_P+L_S_P
          H_N = H_N_P/Total_N_P
          H_S = H_S_P/Total_S_P
          L_N = L_N_P/Total_N_P
          L_S = L_S_P/Total_S_P
        }
        if (pop_grow == "Unbounded exponential growth") {
          H_N = H_N_P
          H_S = H_S_P
          L_N = L_N_P
          L_S = L_S_P
        }
        pop1 = data.frame(H_N,H_S,L_N,L_S)
        pop = rbind(pop, pop1)
      }
    }
    for(startvar in startrange){
      i = match(startvar,startrange)
      popstart = pop[startvar,]
      stop = 0
      while(stop == 0){
        if (pop_grow == "Fixed population"){
          H_N = as.numeric(tail(popstart,1)[1])
          H_S = as.numeric(tail(popstart,1)[2])
          L_N = as.numeric(tail(popstart,1)[3])
          L_S = as.numeric(tail(popstart,1)[4])
          #Fight where each kills beta of other group
          S_D = (H_S+L_S)*beta
          N_D = (H_N+L_N)*beta
          if((H_S+L_S)<=N_D){
            if((H_N+L_N)<=S_D & S_D>N_D){
              #tiebreak goes to N
              SKregion$result[(j-1)*length(startrange)+i] = "S"
              stop = 1
            } else {
              SKregion$result[(j-1)*length(startrange)+i] = "N"
              stop = 1
            }
          }
          if((H_N+L_N)<=S_D){
            SKregion$result[(j-1)*length(startrange)+i] = "S"
            stop = 1
          }
          S_H = if(H_S+L_S>0){
            H_S/(H_S+L_S)} else {0}
          S_L = 1-S_H
          N_H = if(H_N+L_N>0){
            H_N/(H_N+L_N)} else {0}
          N_L = 1-N_H
          H_N = max(H_N-S_D*N_H,0)
          H_S = max(H_S-N_D*S_H,0)
          L_N = max(L_N-S_D*N_L,0)
          L_S = max(L_S-N_D*S_L,0)
          #Reproduce
          S_H = if(H_S+L_S>0){
            H_S/(H_S+L_S)} else {0}
          S_L = 1-S_H
          N_H = if(H_N+L_N>0){
            H_N/(H_N+L_N)} else {0}
          N_L = 1-N_H
          H_N_P = H_N*(N_H*as.numeric(payoffs[1])+N_L*as.numeric(payoffs[2]))
          H_S_P = H_S*SHH
          L_N_P = L_N*(N_H*as.numeric(payoffs[3])+N_L*as.numeric(payoffs[4]))
          L_S_P = L_S*vLL
          Total_P = H_N_P+L_N_P+H_S_P+L_S_P
          H_N = H_N_P/Total_P
          H_S = H_S_P/Total_P
          L_N = L_N_P/Total_P
          L_S = L_S_P/Total_P
          popstart1 = data.frame(H_N,H_S,L_N,L_S)
          popstart = rbind(popstart, popstart1)
        }
        if (pop_grow == "Unbounded exponential growth"){
          
          H_N = as.numeric(tail(popstart,1)[1])
          H_S = as.numeric(tail(popstart,1)[2])
          L_N = as.numeric(tail(popstart,1)[3])
          L_S = as.numeric(tail(popstart,1)[4])
          #Fight where each kills beta of other group
          S_D = (H_S+L_S)*beta
          N_D = (H_N+L_N)*beta
          if((H_S+L_S)<=N_D){
            if((H_N+L_N)<=S_D & S_D>N_D){
              #tiebreak goes to N
              SKregion$result[(j-1)*length(startrange)+i] = "S"
              stop = 1
            } else {
              SKregion$result[(j-1)*length(startrange)+i] = "N"
              stop = 1
            }
          }
          if((H_N+L_N)<=S_D){
            SKregion$result[(j-1)*length(startrange)+i] = "S"
            stop = 1
          }
          S_H = if(H_S+L_S>0){
            H_S/(H_S+L_S)} else {0}
          S_L = 1-S_H
          N_H = if(H_N+L_N>0){
            H_N/(H_N+L_N)} else {0}
          N_L = 1-N_H
          H_N = max(H_N-S_D*N_H,0)
          H_S = max(H_S-N_D*S_H,0)
          L_N = max(L_N-S_D*N_L,0)
          L_S = max(L_S-N_D*S_L,0)
          #Reproduce
          S_H = if(H_S+L_S>0){
            H_S/(H_S+L_S)} else {0}
          S_L = 1-S_H
          N_H = if(H_N+L_N>0){
            H_N/(H_N+L_N)} else {0}
          N_L = 1-N_H
          H_N_P = H_N*(N_H*as.numeric(payoffs[1])+N_L*as.numeric(payoffs[2]))
          H_S_P = H_S*SHH
          L_N_P = L_N*(N_H*as.numeric(payoffs[3])+N_L*as.numeric(payoffs[4]))
          L_S_P = L_S*vLL
          H_N = H_N_P
          H_S = H_S_P
          L_N = L_N_P
          L_S = L_S_P
          popstart1 = data.frame(H_N,H_S,L_N,L_S)
          popstart = rbind(popstart, popstart1)
        }
      }
    }
  }
  list(SKregion)
}

test = regions(ratio,vHH,vHL,vLH,vLL,K,time,pop_grow,beta,start)

ggplot(data = test[[1]], aes(x = start, y = K, fill = result)) +
  geom_tile(color = "black")+
  scale_fill_manual(values = c("N"=4, "S"=6))
